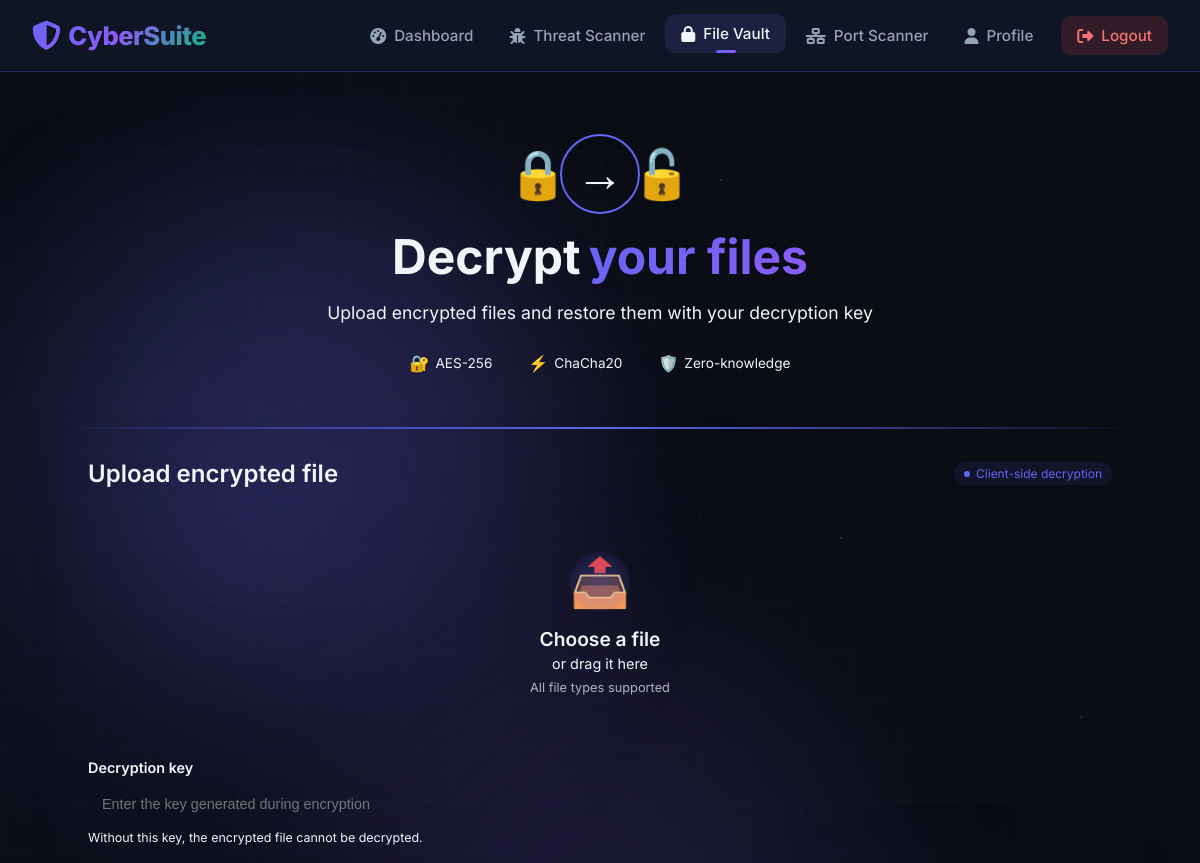
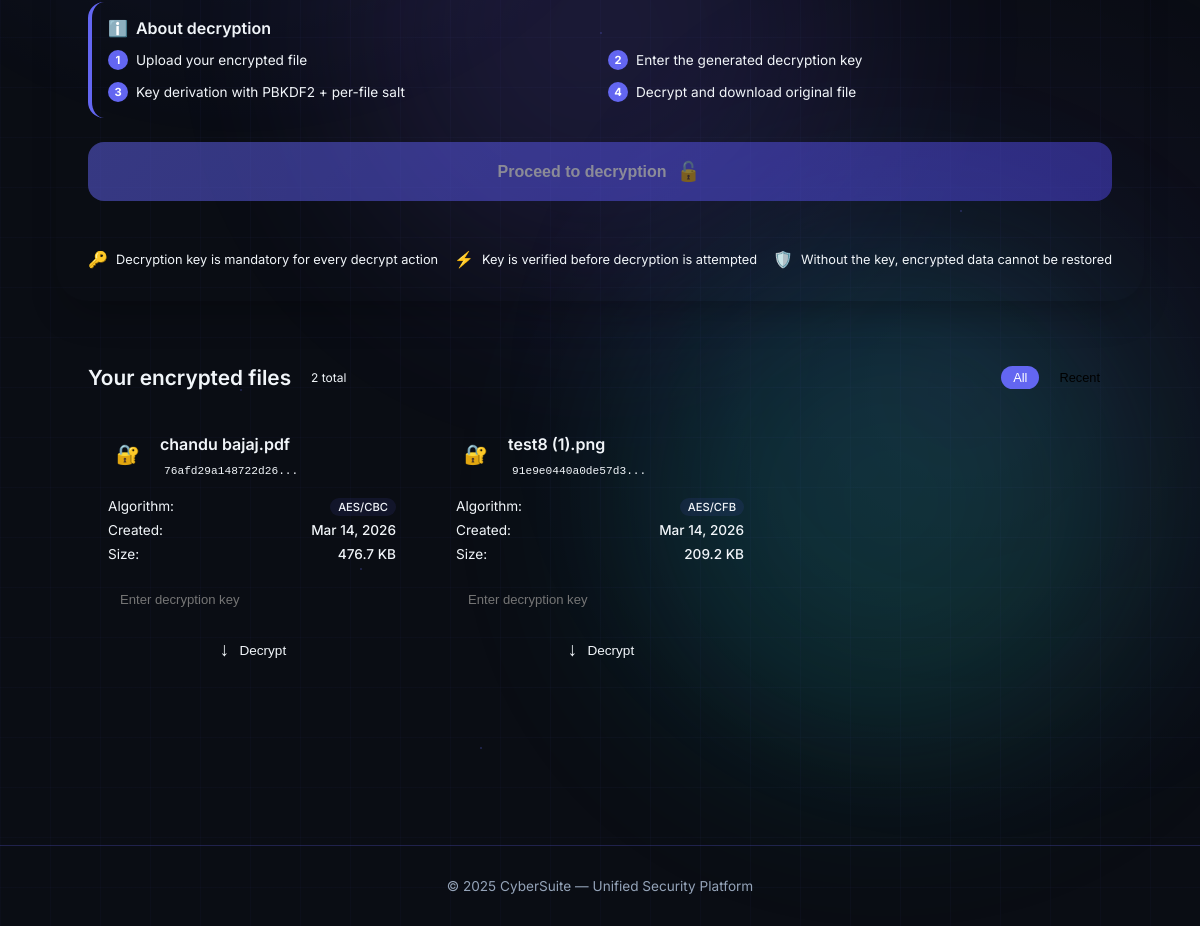
Page /crypto/decrypt (signed in) on the committed database (2 pictures, top to bottom).
### models/file.py (models this page shows, shortened)
class FileMetadata(db.Model):
    __tablename__ = 'files'
    id                   = db.Column(db.Integer, primary_key=True)
    user_id              = db.Column(db.Integer, db.ForeignKey('users.id'), nullable=False)
    original_filename    = db.Column(db.String(255), nullable=False)
    encrypted_filename   = db.Column(db.String(255), unique=True, nullable=False)
    file_size            = db.Column(db.Integer)
    encryption_algorithm = db.Column(db.String(50), nullable=False)
    cipher_mode          = db.Column(db.String(20))
    key_size             = db.Column(db.Integer)
    iv_nonce             = db.Column(db.Text)
    salt                 = db.Column(db.String(64))
    tag                  = db.Column(db.String(64))
    decryption_key_salt  = db.Column(db.String(64))
    decryption_key_hash  = db.Column(db.String(128))
    stored_decryption_key = db.Column(db.String(255))
    hash_algorithm       = db.Column(db.String(20), default='SHA256')
    file_hash            = db.Column(db.String(128))
    is_encrypted         = db.Column(db.Boolean, default=True)
    created_at           = db.Column(db.DateTime, default=datetime.utcnow)
    last_downloaded      = db.Column(db.DateTime)

### blueprints/crypto/routes.py (the view)
@crypto_bp.route('/decrypt')
@login_required
def decrypt_page():
    files = FileMetadata.query.filter_by(user_id=current_user.id) \
        .order_by(FileMetadata.created_at.desc()).all()
    return render_template('crypto/decrypt.html', files=files)

### models/user.py (called while the page is built)
@login_manager.user_loader
def load_user(user_id):
    return User.query.get(int(user_id))

### templates/crypto/decrypt.html (shortened to what this page needs)
{% extends "base.html" %}
{% block content %}
<div class="decrypt-page">
    <div class="decrypt-particles"></div>
    <div class="decrypt-grid"></div>
    <div class="decrypt-wrapper">
        <div class="page-header" data-animate="fade-down">
            <div class="header-icon-group">
                <div class="header-icon decrypt-icon">
                    <span class="icon-lock">🔒</span>
                    <span class="icon-arrow">→</span>
                    <span class="icon-unlock">🔓</span>
                </div>
                <div class="icon-ring"></div>
            </div>
            <h1 class="page-title">
                <span class="title-word">Decrypt</span>
                <span class="title-word accent">your files</span>
            </h1>
            <p class="page-subtitle">Upload encrypted files and restore them with your decryption key</p>
            <div class="quick-stats">
                <div class="stat-chip">
                    <span class="stat-icon">🔐</span>
                    <span class="stat-label">AES-256</span>
                </div>
                <div class="stat-chip">
                    <span class="stat-icon">⚡</span>
                    <span class="stat-label">ChaCha20</span>
                </div>
                <div class="stat-chip">
                    <span class="stat-icon">🛡️</span>
                    <span class="stat-label">Zero-knowledge</span>
                </div>
            </div>
        </div>
        <div class="decrypt-card" data-animate="fade-up">
            <div class="card-shine"></div>
            <div class="card-header">
                <h2>Upload encrypted file</h2>
                <div class="header-badge">
                    <span class="badge-dot"></span>
                    <span class="badge-text">Client-side decryption</span>
                </div>
            </div>
            <form method="POST" action="{{ url_for('crypto.decrypt_upload') }}" enctype="multipart/form-data"
                id="decryptForm">
                <div class="upload-area" id="dropZone">
                    <div class="upload-content" id="uploadContent">
                        <div class="upload-default" id="uploadDefault">
                            <div class="upload-icon">
                                <span class="icon-upload">📤</span>
                                <span class="icon-glow"></span>
                            </div>
                            <div class="upload-text">
                                <span class="text-primary">Choose a file</span>
                                <span class="text-secondary">or drag it here</span>
                            </div>
                            <div class="upload-hint">
                                All file types supported
                            </div>
                        </div>
                    </div>
                </div>
                <div class="decryption-key-block">
                    <label for="decryptionKeyInput" class="decryption-key-label">Decryption key</label>
                    <input type="password" name="decryption_key" id="decryptionKeyInput" class="decryption-key-input"
                        placeholder="Enter the key generated during encryption" autocomplete="one-time-code" required>
                    <div class="decryption-key-help">Without this key, the encrypted file cannot be decrypted.</div>
                </div>
                <div class="info-panel">
                    <div class="info-header">
                        <span class="info-icon">ℹ️</span>
                        <span class="info-title">About decryption</span>
                    </div>
                    <div class="info-content">
                        <div class="info-step">
                            <span class="step-number">1</span>
                            <span class="step-text">Upload your encrypted file</span>
                        </div>
                        <div class="info-step">
                            <span class="step-number">2</span>
                            <span class="step-text">Enter the generated decryption key</span>
                        </div>
                        <div class="info-step">
                            <span class="step-number">3</span>
                            <span class="step-text">Key derivation with PBKDF2 + per-file salt</span>
                        </div>
                        <div class="info-step">
                            <span class="step-number">4</span>
                            <span class="step-text">Decrypt and download original file</span>
                        </div>
                    </div>
                </div>
                <button type="submit" class="decrypt-submit-btn" id="submitBtn" disabled>
                    <span class="btn-content">
                        <span class="btn-text">Proceed to decryption</span>
                        <span class="btn-icon">🔓</span>
                    </span>
                </button>
            </form>
            <div class="security-notes">
                <div class="note-item">
                    <span class="note-icon">🔑</span>
                    <span class="note-text">Decryption key is mandatory for every decrypt action</span>
                </div>
                <div class="note-item">
                    <span class="note-icon">⚡</span>
                    <span class="note-text">Key is verified before decryption is attempted</span>
                </div>
                <div class="note-item">
                    <span class="note-icon">🛡️</span>
                    <span class="note-text">Without the key, encrypted data cannot be restored</span>
                </div>
            </div>
        </div>
        <div class="files-card" data-animate="fade-up" data-delay="200">
            <div class="files-header">
                <div class="files-title-group">
                    <h3>Your encrypted files</h3>
                    <span class="files-count">{{ files|length }} total</span>
                </div>
                <div class="files-filter">
                    <button class="filter-btn active" onclick="filterFiles('all')">All</button>
                    <button class="filter-btn" onclick="filterFiles('recent')">Recent</button>
                </div>
            </div>
            {% if files %}
            <div class="files-grid">
                {% for file in files %}
                <div class="file-card" data-file-id="{{ file.id }}" data-created="{{ file.created_at }}">
                    <div class="file-card-header">
                        <div class="file-type-icon">
                            {% if file.encryption_algorithm == 'AES' %}
                            <span class="algo-icon aes">🔐</span>
                            {% elif file.encryption_algorithm == 'ChaCha20' %}
                            <span class="algo-icon chacha">⚡</span>
                            {% else %}
                            <span class="algo-icon">📁</span>
                            {% endif %}
                        </div>
                        <div class="file-card-info">
                            <div class="file-original-name" title="{{ file.original_filename }}">
                                {{ file.original_filename|truncate(25) }}
                            </div>
                            <div class="file-encrypted-name" title="{{ file.encrypted_filename }}">
                                <code>{{ file.encrypted_filename|truncate(20) }}</code>
                            </div>
                        </div>
                    </div>
                    <div class="file-card-body">
                        <div class="file-metadata">
                            <div class="meta-row">
                                <span class="meta-label">Algorithm:</span>
                                <span class="meta-value">
                                    <span class="algo-badge" style="background: rgba(99, 102, 241, 0.1)">
                                        {{ file.encryption_algorithm }}/{{ file.cipher_mode }}
                                    </span>
                                </span>
                            </div>
                            <div class="meta-row">
                                <span class="meta-label">Created:</span>
                                <span class="meta-value">{{ file.created_at.strftime('%b %d, %Y') }}</span>
                            </div>
                            {% if file.file_size %}
                            <div class="meta-row">
                                <span class="meta-label">Size:</span>
                                <span class="meta-value">{{ (file.file_size / 1024)|round(1) }} KB</span>
                            </div>
                            {% endif %}
                        </div>
                    </div>
                    <div class="file-card-footer">
                        <form method="POST" action="{{ url_for('crypto.process_decryption', file_id=file.id) }}"
                            class="file-decrypt-form" onsubmit="showDownloadAnimation(this.querySelector('button'))">
                            <input type="password" name="decryption_key" class="file-decrypt-key-input"
                                placeholder="Enter decryption key" autocomplete="one-time-code" required>
                            <button type="submit" class="download-btn">
                                <span class="btn-icon">↓</span>
                                <span class="btn-text">Decrypt</span>
                            </button>
                        </form>
                    </div>
                </div>
                {% endfor %}
            </div>
            {% else %}
            <div class="empty-state">
                <div class="empty-icon">📂</div>
                <div class="empty-text">No encrypted files yet</div>
                <div class="empty-hint">Files you encrypt will appear here</div>
            </div>
            {% endif %}
        </div>
    </div>
</div>
{% endblock %}

### templates/base.html (style rules this page uses)
*, *::before, *::after { box-sizing: border-box; margin: 0; padding: 0; }
:root { --bg: #0a0d14; --surface: #111827; --surface2: #1a2236; --border: rgba(99,102,241,.25); --accent: #6366f1; --accent2: #8b5cf6; --green: #10b981; --red: #ef4444; --yellow: #f59e0b; --text: #f1f5f9; --muted: #94a3b8; --radius: 12px; }
body { font-family: 'Inter', sans-serif; background: var(--bg); color: var(--text); min-height: 100vh; position: relative; overflow-x: hidden; }

### rows in the picture
FileMetadata: original_filename "chandu bajaj.pdf", encrypted_filename "76afd29a148722d26...", encryption_algorithm "AES", cipher_mode "CBC", created_at "Mar 14, 2026", (file.file_size/1024)|round(1) "476.7"
FileMetadata: original_filename "test8 (1).png", encrypted_filename "91e9e0440a0de57d3...", encryption_algorithm "AES", cipher_mode "CFB", created_at "Mar 14, 2026", (file.file_size/1024)|round(1) "209.2"

### other values in the picture
{{ files|length }} "2"
